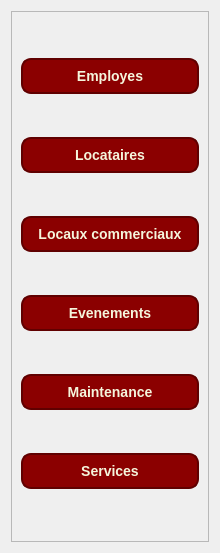
             <widget class="QWidget" name="page">
              <property name="geometry">
               <rect>
                <x>0</x>
                <y>0</y>
                <width>216</width>
                <height>553</height>
               </rect>
              </property>
              <attribute name="icon">
               <iconset>
                <normalon>../../../../equipe slim/projetcpp2a15-c-integration/icons/chevron-down.svg</normalon>
               </iconset>
              </attribute>
              <attribute name="label">
               <string>Menu 1</string>
              </attribute>
              <layout class="QVBoxLayout" name="verticalLayout_8">
               <item>
                <widget class="QFrame" name="frame_10">
                 <property name="frameShape">
                  <enum>QFrame::Shape::StyledPanel</enum>
                 </property>
                 <property name="frameShadow">
                  <enum>QFrame::Shadow::Raised</enum>
                 </property>
                 <layout class="QVBoxLayout" name="verticalLayout_9">
                  <item>
                   <widget class="QPushButton" name="pushButton_10">
                    <property name="styleSheet">
                     <string notr="true">QPushButton {
    background-color: #8B0000;  /* Rouge bordeaux */
    color: #F5F5DC;              /* Beige pour le texte */
    border-radius: 10px;         /* Coins arrondis */
    padding: 8px 15px;           /* Espacement intérieur */
    font-size: 14px;             /* Taille de police */
    font-weight: bold;           /* Police en gras */
    border: 2px solid #600000;   /* Bordure plus foncée */
}

QPushButton:hover {
    background-color: #A52A2A;   /* Rouge bordeaux plus clair */
    border: 2px solid #8B0000;   
}

QPushButton:pressed {
    background-color: #600000;   /* Rouge bordeaux très foncé */
    border: 2px solid #400000;
}

QPushButton:disabled {
    background-color: #D3B8AE;   /* Beige foncé pour désactivé */
    color: #8B0000;
    border: 2px solid #A52A2A;
}</string>
                    </property>
                    <property name="text">
                     <string>Employes</string>
                    </property>
                   </widget>
                  </item>
                  <item>
                   <widget class="QPushButton" name="pushButton_13">
                    <property name="styleSheet">
                     <string notr="true">QPushButton {
    background-color: #8B0000;  /* Rouge bordeaux */
    color: #F5F5DC;              /* Beige pour le texte */
    border-radius: 10px;         /* Coins arrondis */
    padding: 8px 15px;           /* Espacement intérieur */
    font-size: 14px;             /* Taille de police */
    font-weight: bold;           /* Police en gras */
    border: 2px solid #600000;   /* Bordure plus foncée */
}

QPushButton:hover {
    background-color: #A52A2A;   /* Rouge bordeaux plus clair */
    border: 2px solid #8B0000;   
}

QPushButton:pressed {
    background-color: #600000;   /* Rouge bordeaux très foncé */
    border: 2px solid #400000;
}

QPushButton:disabled {
    background-color: #D3B8AE;   /* Beige foncé pour désactivé */
    color: #8B0000;
    border: 2px solid #A52A2A;
}</string>
                    </property>
                    <property name="text">
                     <string>Locataires</string>
                    </property>
                   </widget>
                  </item>
                  <item>
                   <widget class="QPushButton" name="pushButton_111">
                    <property name="styleSheet">
                     <string notr="true">QPushButton {
    background-color: #8B0000;  /* Rouge bordeaux */
    color: #F5F5DC;              /* Beige pour le texte */
    border-radius: 10px;         /* Coins arrondis */
    padding: 8px 15px;           /* Espacement intérieur */
    font-size: 14px;             /* Taille de police */
    font-weight: bold;           /* Police en gras */
    border: 2px solid #600000;   /* Bordure plus foncée */
}

QPushButton:hover {
    background-color: #A52A2A;   /* Rouge bordeaux plus clair */
    border: 2px solid #8B0000;   
}

QPushButton:pressed {
    background-color: #600000;   /* Rouge bordeaux très foncé */
    border: 2px solid #400000;
}

QPushButton:disabled {
    background-color: #D3B8AE;   /* Beige foncé pour désactivé */
    color: #8B0000;
    border: 2px solid #A52A2A;
}</string>
                    </property>
                    <property name="text">
                     <string>Locaux commerciaux</string>
                    </property>
                   </widget>
                  </item>
                  <item>
                   <widget class="QPushButton" name="pushButton_17">
                    <property name="styleSheet">
                     <string notr="true">QPushButton {
    background-color: #8B0000;  /* Rouge bordeaux */
    color: #F5F5DC;              /* Beige pour le texte */
    border-radius: 10px;         /* Coins arrondis */
    padding: 8px 15px;           /* Espacement intérieur */
    font-size: 14px;             /* Taille de police */
    font-weight: bold;           /* Police en gras */
    border: 2px solid #600000;   /* Bordure plus foncée */
}

QPushButton:hover {
    background-color: #A52A2A;   /* Rouge bordeaux plus clair */
    border: 2px solid #8B0000;   
}

QPushButton:pressed {
    background-color: #600000;   /* Rouge bordeaux très foncé */
    border: 2px solid #400000;
}

QPushButton:disabled {
    background-color: #D3B8AE;   /* Beige foncé pour désactivé */
    color: #8B0000;
    border: 2px solid #A52A2A;
}</string>
                    </property>
                    <property name="text">
                     <string>Evenements</string>
                    </property>
                   </widget>
                  </item>
                  <item>
                   <widget class="QPushButton" name="pushButton_12">
                    <property name="styleSheet">
                     <string notr="true">QPushButton {
    background-color: #8B0000;  /* Rouge bordeaux */
    color: #F5F5DC;              /* Beige pour le texte */
    border-radius: 10px;         /* Coins arrondis */
    padding: 8px 15px;           /* Espacement intérieur */
    font-size: 14px;             /* Taille de police */
    font-weight: bold;           /* Police en gras */
    border: 2px solid #600000;   /* Bordure plus foncée */
}

QPushButton:hover {
    background-color: #A52A2A;   /* Rouge bordeaux plus clair */
    border: 2px solid #8B0000;   
}

QPushButton:pressed {
    background-color: #600000;   /* Rouge bordeaux très foncé */
    border: 2px solid #400000;
}

QPushButton:disabled {
    background-color: #D3B8AE;   /* Beige foncé pour désactivé */
    color: #8B0000;
    border: 2px solid #A52A2A;
}</string>
                    </property>
                    <property name="text">
                     <string>Maintenance</string>
                    </property>
                   </widget>
                  </item>
                  <item>
                   <widget class="QPushButton" name="pushButton_16">
                    <property name="styleSheet">
                     <string notr="true">QPushButton {
    background-color: #8B0000;  /* Rouge bordeaux */
    color: #F5F5DC;              /* Beige pour le texte */
    border-radius: 10px;         /* Coins arrondis */
    padding: 8px 15px;           /* Espacement intérieur */
    font-size: 14px;             /* Taille de police */
    font-weight: bold;           /* Police en gras */
    border: 2px solid #600000;   /* Bordure plus foncée */
}

QPushButton:hover {
    background-color: #A52A2A;   /* Rouge bordeaux plus clair */
    border: 2px solid #8B0000;   
}

QPushButton:pressed {
    background-color: #600000;   /* Rouge bordeaux très foncé */
    border: 2px solid #400000;
}

QPushButton:disabled {
    background-color: #D3B8AE;   /* Beige foncé pour désactivé */
    color: #8B0000;
    border: 2px solid #A52A2A;
}</string>
                    </property>
                    <property name="text">
                     <string>Services</string>
                    </property>
                   </widget>
                  </item>
                 </layout>
                </widget>
               </item>
              </layout>
             </widget>
